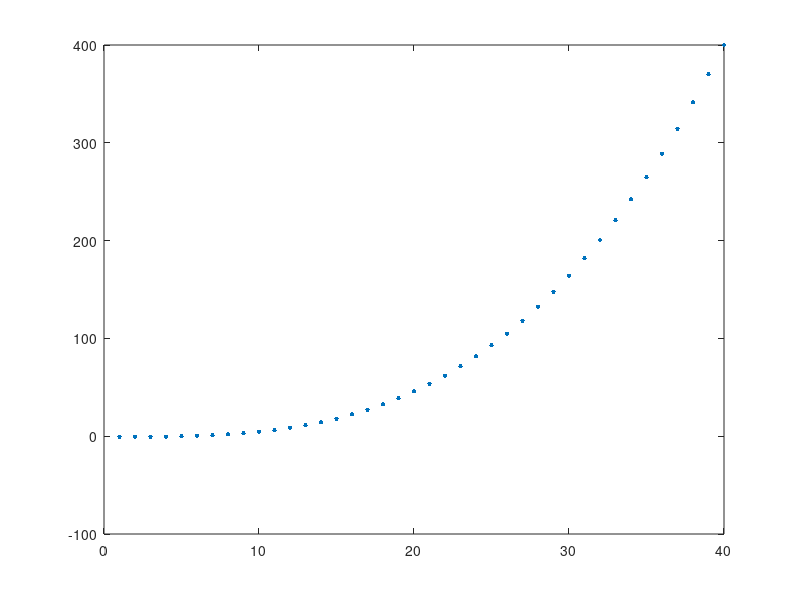

The MATLAB script that drew this image: (Note: this script raises an error after producing the figure.)
%--------------------------------------------------------------------------
% Model calibration 
%--------------------------------------------------------------------------
% written by Valerio Pieroni 


%% Parameters

global gamma rho alpha delta 
global I J aa ee da de daf dab dx Ee agrid egrid 
global Delta B

% households
gamma = 1;                        % CRRA, inverse of IES
rho = .07/4;                     % discount rate 5% annualized 
phi = .5;                          % borrowing limit

% idiosyncratic risk logs
ni = -log(0.9)/4; 
sigma_e = 0.2;   
logemean = -0.31;                   % calibrated so that Ee = 1 (continuous states)

% firms   
alpha = .33; 
delta = .05/4;                      % steady state investment rate

% computational
Delta = 1e4; 
I = 40; 
J = 25; 

%% Grids

% % wealth uniform grid
% amax = 60; % higher increase on impact aggregate consumption more people at borrowing constraint      
% amin = -phi;
% a = linspace(amin,amax,I)';
% da = (amax-amin)/(I-1);

% assets grid
amax = 400; 
amin = -phi;
power = 3;
powergrid = zeros(I,1); 
for i = 1:I
powergrid(i) = amin + (amax-amin)*((i - 1)/(I-1))^power; 
end 

agrid = powergrid; 
figure(1)
plot(agrid,'.','MarkerSize',10); 
close(1); 

% stepsize
daf = ones(I,1);
dab = ones(I,1);
daf(1:I-1) = agrid(2:I)-agrid(1:I-1);
dab(2:I) = agrid(2:I)-agrid(1:I-1);
daf(I) = daf(I-1); 
dab(1) = dab(2);
% trapezoidal rule coefficients for integrals
da = 0.5*(dab + daf);
da(1) = 0.5*daf(1); 
da(I) = 0.5*dab(I);
daa = repmat(da,1,J); 

% Ornstein-Uhlenbeck in logs
var = sigma_e^2/(2*ni);
% uniform income risk grid
lemin = logemean - 3*sqrt(var); 
lemax = logemean + 3*sqrt(var); % in equilibrium check that the grid bounds do not cut too much tails of the stationary e distribution 
le = linspace(lemin,lemax,J)';
dle = (lemax-lemin)/(J-1);
% non-uniform log-income risk grid 
e = exp(le); 
egrid = e;                            
% stepsize for continuous approximation
def = ones(J,1);
deb = ones(J,1);
def(1:J-1) = e(2:J) - e(1:J-1);
deb(2:J) = e(2:J) - e(1:J-1);
def(J) = def(J-1); 
deb(1) = deb(2);
% trapezoidal rule coefficients for integrals
de = 0.5*(deb + def);
de(1) = 0.5*def(1); 
de(J) = 0.5*deb(J); 
dee = repmat(de',I,1);

aa = repmat(agrid,1,J); 
ee = repmat(egrid',I,1);  
dx = daa.*dee;

%% Construct matrix summarizing evolution of e

% continuous state 
% Ornstein-Uhlenbeck in logs from Ito's lemma
me = (ni*(logemean - le) + sigma_e^2/2).*e; 
se2 = (sigma_e.*e).^2;
% backward, forward, central coefficients 
Bb =  - min(me,0)./deb + (se2./2).*(def./(0.5*(def + deb).*def.*deb));
Cc =  min(me,0)./deb - max(me,0)./def - (se2./2).*((def + deb)./(0.5*(def + deb).*def.*deb));
Ff = max(me,0)./def + (se2./2).*(deb./(0.5*(def + deb).*def.*deb));
% transition matrix
coeff_c = [(Cc(1) + Bb(1)); Cc(2:J-1); Cc(J) + Ff(J)];
coeff_f = [0; Ff(1:J-1)];  
coeff_b = [Bb(2:J); 0];
T = spdiags([coeff_c coeff_f coeff_b],[0 1 -1],J,J);
% compute distribution
[fe1] = KF1(T); 
cdf = cumsum(fe1.*de); 
Ee = sum(fe1.*e.*de); 


B = sparse(kron(T,eye(I,I)));
spy(B); 
close; 

%% Plot income distribution 

% colors 
blue = [0 0.09 0.6]; 
lblue = [0 0.45 0.74]; 
red = [0.9 0 0];
lred = [1 0 0];
dred = [.74 0 0];
green = [0.13 0.6 0.22]; 
black = [0 0 0]; 
grey = [.65 .65 .65];
orange = [.98 .34 .07];

% compare discrete approximation 
figure(1)
plot(e,cdf,'LineWidth',1,'Color',grey,'Marker','.','MarkerSize',10,'MarkerEdgeColor',lblue); hold on; 
ylim([0,1]);
legend('Model CDF','Interpreter','tex','Location','southeast'); legend('boxoff'); 
grid on; 

figure(2)
plot(e,fe1); hold on; 

close all; 

%% Functions 

function [fz1] = KF1(P)

global J de

% Solve KF  
b = zeros(J,1);
b(1)= -1;
row = [1,zeros(1,J-1)]';
P(:,1) = row;
% solve the linear system
varf = (P')\b;
% normalize  
fz1 = varf./(varf'*ones(J,1)); 
% to recover psi use varf_i = f_i*dz_i
dxmat = spdiags(de,0,J,J);
fz1 = dxmat\fz1;

end

